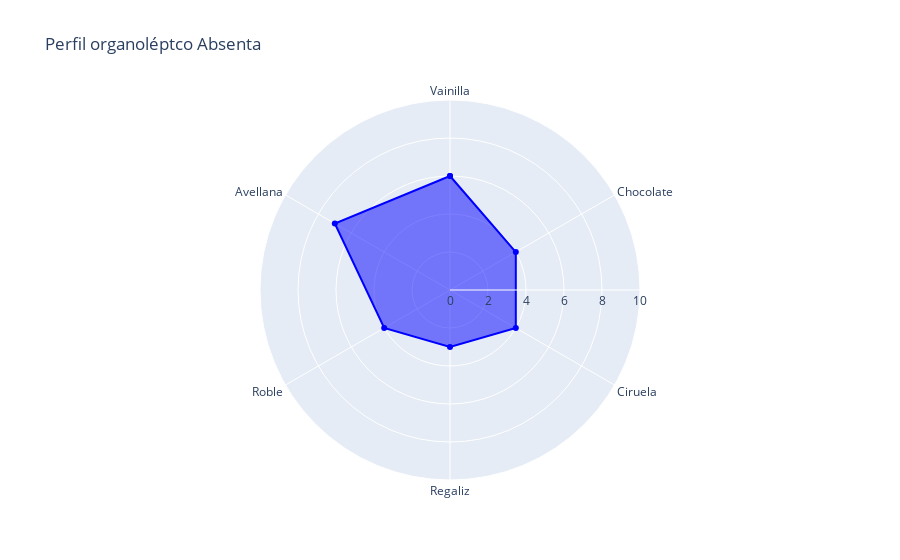
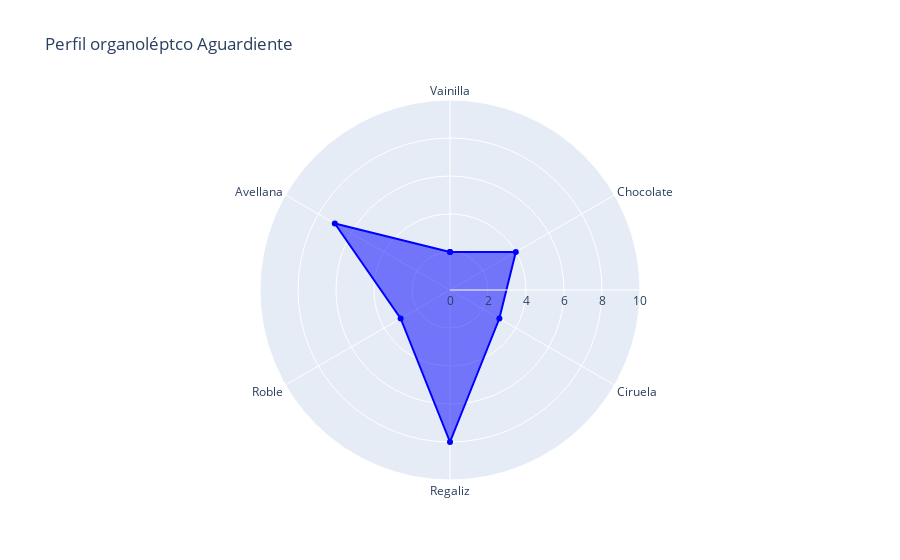
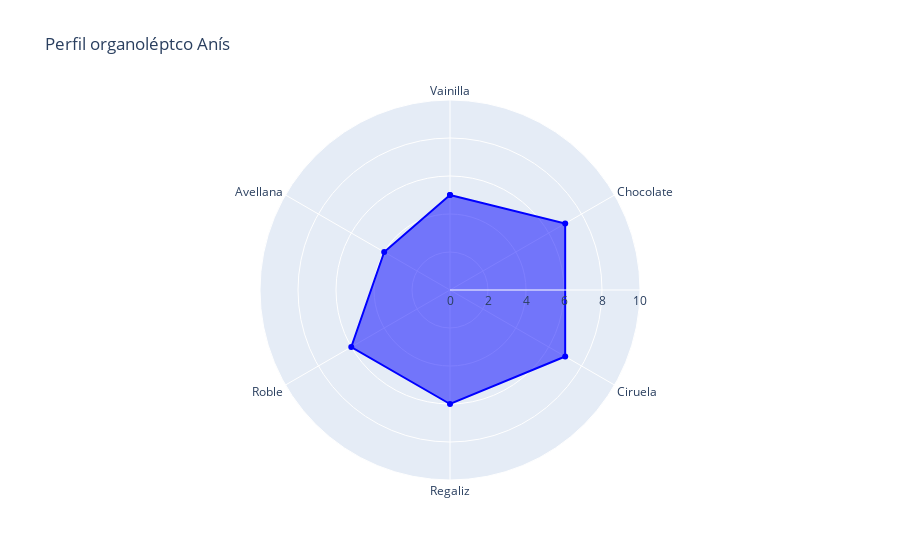
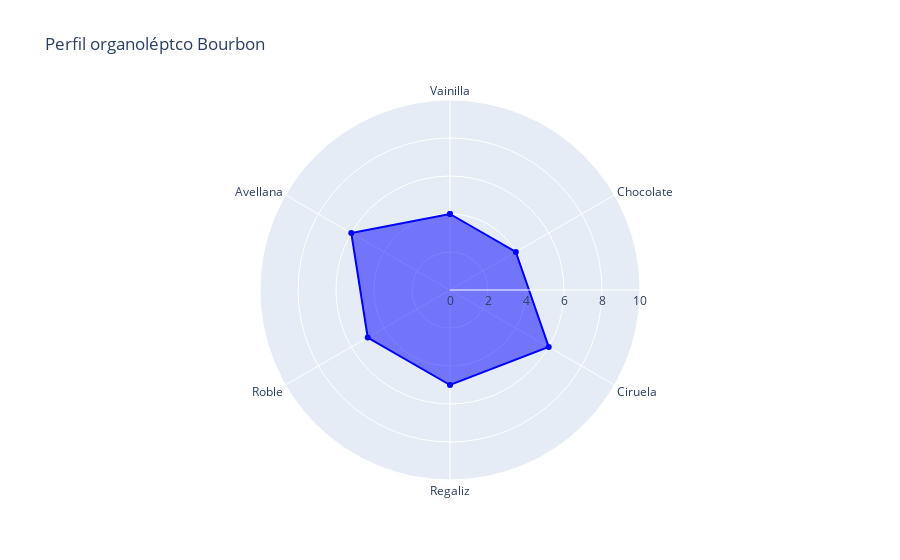

Source (notebook cell) for these figures, in order:
### Code cell
for i, row in df_cata_medias.iterrows():
    categorias = row.index[1:]
    valores = row[1:]
    
    try:
        fig = go.Figure(data=go.Scatterpolar(
            r=list(valores) + [valores[0]],
            theta=list(categorias) + [categorias[0]],
            fill='toself',
            line=dict(color='blue'),
            name=f"Row {i+1}"
        ))
        
        fig.update_layout(
            polar=dict(
                radialaxis=dict(range=[0, 10]),
                angularaxis=dict(direction="clockwise", period=1),
            ),
            title=f"Perfil organoléptco {df_cata_medias['Alcohol'][i]}"
        )

        # Para incluir el logo de la empresa como marca de agua en cada perfil
        #fig.add_layout_image(
            #dict(
                #source=watermark_image,
                #xref="paper",
                #yref="paper",
                #x=0.5,
                #y=0.5,
                #sizex=0.5,
                #sizey=0.5,
                #opacity=0.5,
                #layer="below"
            #)
        #)
        
        fig.show()
    
    except Exception as e:
        print(f"Error processing row {i+1}: {e}")

### Figure 1 — Plotly figure (JSON) as saved in the notebook; plotly's stock layout.template omitted (floating-point values rounded to 4 significant figures)
{"data": [{"fill": "toself", "line": {"color": "blue"}, "name": "Row 1", "r": [6, 4, 4, 3, 4, 7, 6], "theta": ["Vainilla", "Chocolate", "Ciruela", "Regaliz", "Roble", "Avellana", "Vainilla"], "type": "scatterpolar"}], "layout": {"polar": {"angularaxis": {"direction": "clockwise", "period": 1}, "radialaxis": {"range": [0, 10]}}, "title": {"text": "Perfil organoléptco Absenta"}}}

### Figure 2 — Plotly figure (JSON) as saved in the notebook; plotly's stock layout.template omitted (floating-point values rounded to 4 significant figures)
{"data": [{"fill": "toself", "line": {"color": "blue"}, "name": "Row 2", "r": [2, 4, 3, 8, 3, 7, 2], "theta": ["Vainilla", "Chocolate", "Ciruela", "Regaliz", "Roble", "Avellana", "Vainilla"], "type": "scatterpolar"}], "layout": {"polar": {"angularaxis": {"direction": "clockwise", "period": 1}, "radialaxis": {"range": [0, 10]}}, "title": {"text": "Perfil organoléptco Aguardiente"}}}

### Figure 3 — Plotly figure (JSON) as saved in the notebook; plotly's stock layout.template omitted (floating-point values rounded to 4 significant figures)
{"data": [{"fill": "toself", "line": {"color": "blue"}, "name": "Row 3", "r": [5, 7, 7, 6, 6, 4, 5], "theta": ["Vainilla", "Chocolate", "Ciruela", "Regaliz", "Roble", "Avellana", "Vainilla"], "type": "scatterpolar"}], "layout": {"polar": {"angularaxis": {"direction": "clockwise", "period": 1}, "radialaxis": {"range": [0, 10]}}, "title": {"text": "Perfil organoléptco Anís"}}}

### Figure 4 — Plotly figure (JSON) as saved in the notebook; plotly's stock layout.template omitted (floating-point values rounded to 4 significant figures)
{"data": [{"fill": "toself", "line": {"color": "blue"}, "name": "Row 4", "r": [4, 4, 6, 5, 5, 6, 4], "theta": ["Vainilla", "Chocolate", "Ciruela", "Regaliz", "Roble", "Avellana", "Vainilla"], "type": "scatterpolar"}], "layout": {"polar": {"angularaxis": {"direction": "clockwise", "period": 1}, "radialaxis": {"range": [0, 10]}}, "title": {"text": "Perfil organoléptco Bourbon"}}}
